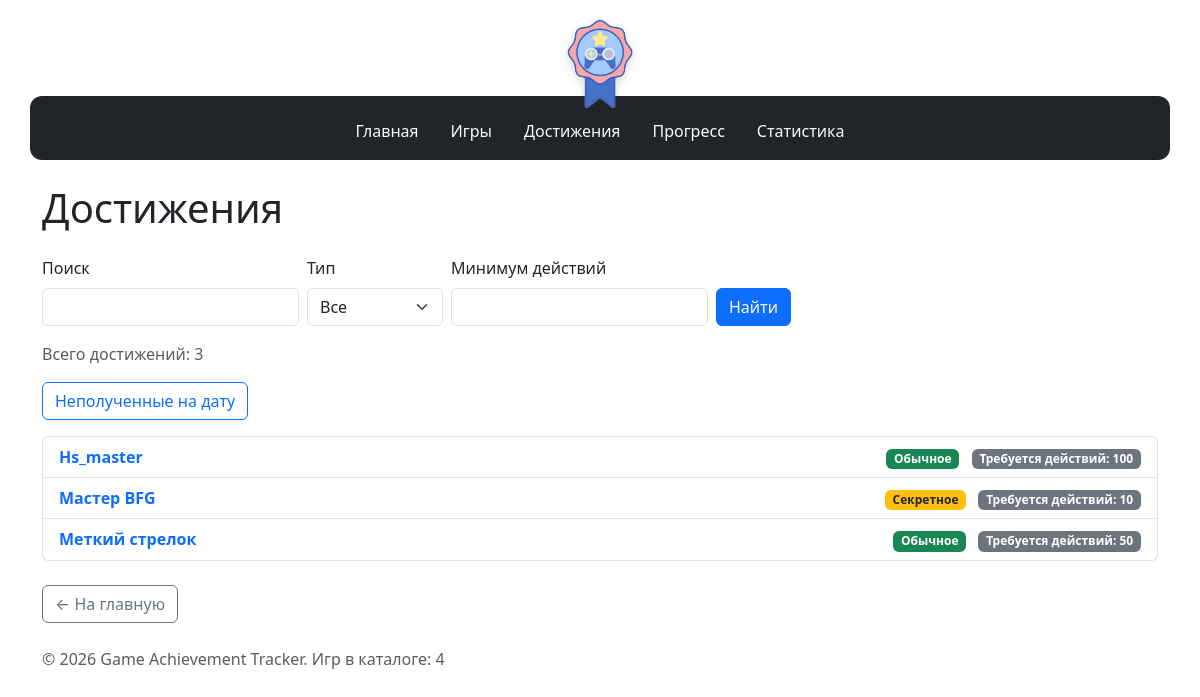
Page /achievements/ on the committed database.
### achievement/models.py (models this page shows, shortened)
class Achievement(models.Model):
    game = models.ForeignKey(
        "games_app.Game",
        verbose_name="игра",
        on_delete=models.CASCADE,
        related_name="achievements",
        db_column="game_id",
    )
    name = models.CharField("название", max_length=200)
    required_actions = models.PositiveIntegerField("нужно действий")
    is_secret = models.BooleanField("секретное", default=False)
    class Meta:
        db_table = "achievements"
        ordering = ["name"]
        verbose_name = "достижение"
        verbose_name_plural = "достижения"

### achievement/views.py (the view)
# urls.py: path('', views.achievements, name='list'),
def achievements(request):
    query = request.GET.get("q", "").strip()
    secret = request.GET.get("secret", "")
    min_actions = _optional_int(request.GET.get("min_actions"))
    items = Achievement.objects.select_related("game")
    if secret == "1":
        items = items.filter(is_secret=True)
    elif secret == "0":
        items = items.exclude(is_secret=True)
    if min_actions is not None:
        items = items.filter(
            required_actions__gte=min_actions,
            game__title__isnull=False,
        )
    if query:
        items = items.filter(
            Q(name__icontains=query) | Q(game__title__icontains=query),
        )
    context = {
        "achievements_list": items.order_by("name"),
        "query": query,
        "secret": secret,
        "min_actions": request.GET.get("min_actions", ""),
    }
    return render(request, "achievement/achievements.html", context)

### achievement/views.py (called while the page is built)
def _optional_int(value):
    if value in (None, ""):
        return None
    try:
        return int(value)
    except ValueError:
        return None

### homepage/context_processors.py (called while the page is built)
def catalog(request):
    return {"catalog_game_count": Game.objects.count()}

### achievement/templates/achievement/achievements.html (shortened to what this page needs)
{% extends "base.html" %}
{% block content %}
<h1 class="mb-4">Достижения</h1>
<form method="get" class="row g-2 align-items-end mb-3">
    <div class="col-auto">
        <label for="q" class="form-label">Поиск</label>
        <input type="search" id="q" name="q" value="{{ query }}" class="form-control">
    </div>
    <div class="col-auto">
        <label for="secret" class="form-label">Тип</label>
        <select id="secret" name="secret" class="form-select">
            <option value="">Все</option>
        </select>
    </div>
    <div class="col-auto">
        <label for="min_actions" class="form-label">Минимум действий</label>
        <input type="number" min="0" id="min_actions" name="min_actions" value="{{ min_actions }}" class="form-control">
    </div>
    <div class="col-auto">
        <button type="submit" class="btn btn-primary">Найти</button>
    </div>
</form>
<p class="text-muted">Всего достижений: {{ achievements_list|length }}</p>
<p>
    <a href="{% url 'achievement:open' %}" class="btn btn-outline-primary">
        Неполученные на дату
    </a>
</p>
<ul class="list-group mb-4">
    {% for achievement in achievements_list %}
        {% include "achievement/includes/achievement_card.html" %}
    {% empty %}
        <li class="list-group-item text-muted">Достижения пока не добавлены.</li>
    {% endfor %}
</ul>
<a href="{% url 'homepage:index' %}" class="btn btn-outline-secondary">← На главную</a>
{% endblock %}

### achievement/templates/achievement/includes/achievement_card.html
<li class="list-group-item d-flex justify-content-between align-items-center">
    <a href="{% url 'achievement:detail' achievement.id %}" class="text-decoration-none fw-bold">
        {{ achievement.name|default:"Без названия" }}
    </a>
    <div>
        {% if achievement.is_secret %}
            <span class="badge bg-warning text-dark achievement-badge me-2">Секретное</span>
        {% else %}
            <span class="badge bg-success achievement-badge me-2">Обычное</span>
        {% endif %}
        <span class="badge bg-secondary">Требуется действий: {{ achievement.required_actions|default:0 }}</span>
    </div>
</li>

### homepage/static/homepage/css/style.css (style rules this page uses)
body { min-height: 100vh; }
.achievement-badge { font-weight: 600; }

### rows in the picture
Achievement: name "Hs_master", is_secret "Обычное", required_actions "100"
Achievement: name "Мастер BFG", is_secret "Секретное", required_actions "10"
Achievement: name "Меткий стрелок", is_secret "Обычное", required_actions "50"

### other values in the picture
{{ achievements_list|length }} "3"
{{ catalog_game_count }} "4"
